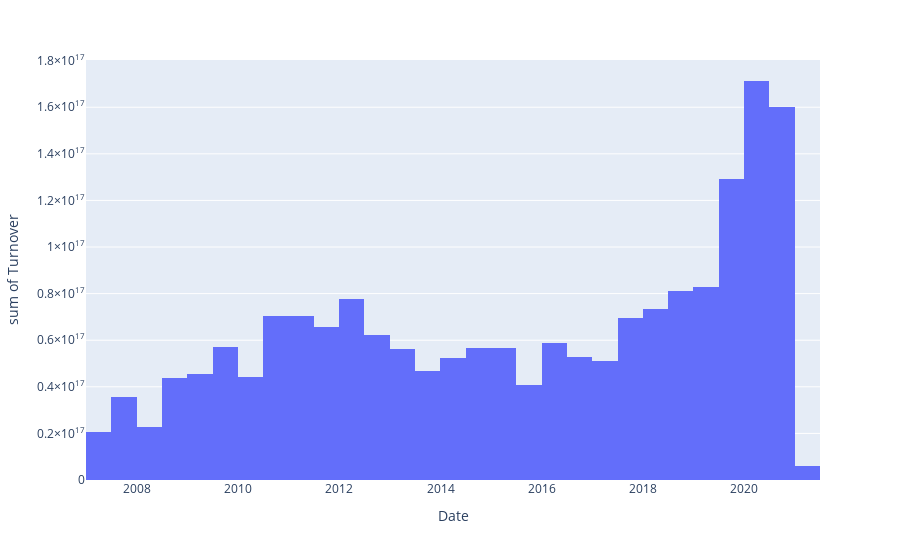

The notebook cell this image was saved under:
### Code cell
px.histogram(sbin, x= 'Date', y= 'Turnover')  #Plotly Version

### Figure 1 — Plotly figure (JSON) as saved in the notebook; plotly's stock layout.template omitted (floating-point values rounded to 4 significant figures; data arrays with more than 128 entries replaced by an {"elided": "..."} marker saying what was removed)
{"data": [{"alignmentgroup": "True", "bingroup": "x", "histfunc": "sum", "hovertemplate": "Date=%{x}<br>sum of Turnover=%{y}<extra></extra>", "legendgroup": "", "marker": {"color": "#636efa", "pattern": {"shape": ""}}, "name": "", "offsetgroup": "", "orientation": "v", "showlegend": false, "type": "histogram", "x": {"elided": "3478 str values"}, "xaxis": "x", "y": {"elided": "3478 float values"}, "yaxis": "y"}], "layout": {"barmode": "relative", "legend": {"tracegroupgap": 0}, "margin": {"t": 60}, "xaxis": {"anchor": "y", "domain": [0, 1], "title": {"text": "Date"}}, "yaxis": {"anchor": "x", "domain": [0, 1], "title": {"text": "sum of Turnover"}}}}
